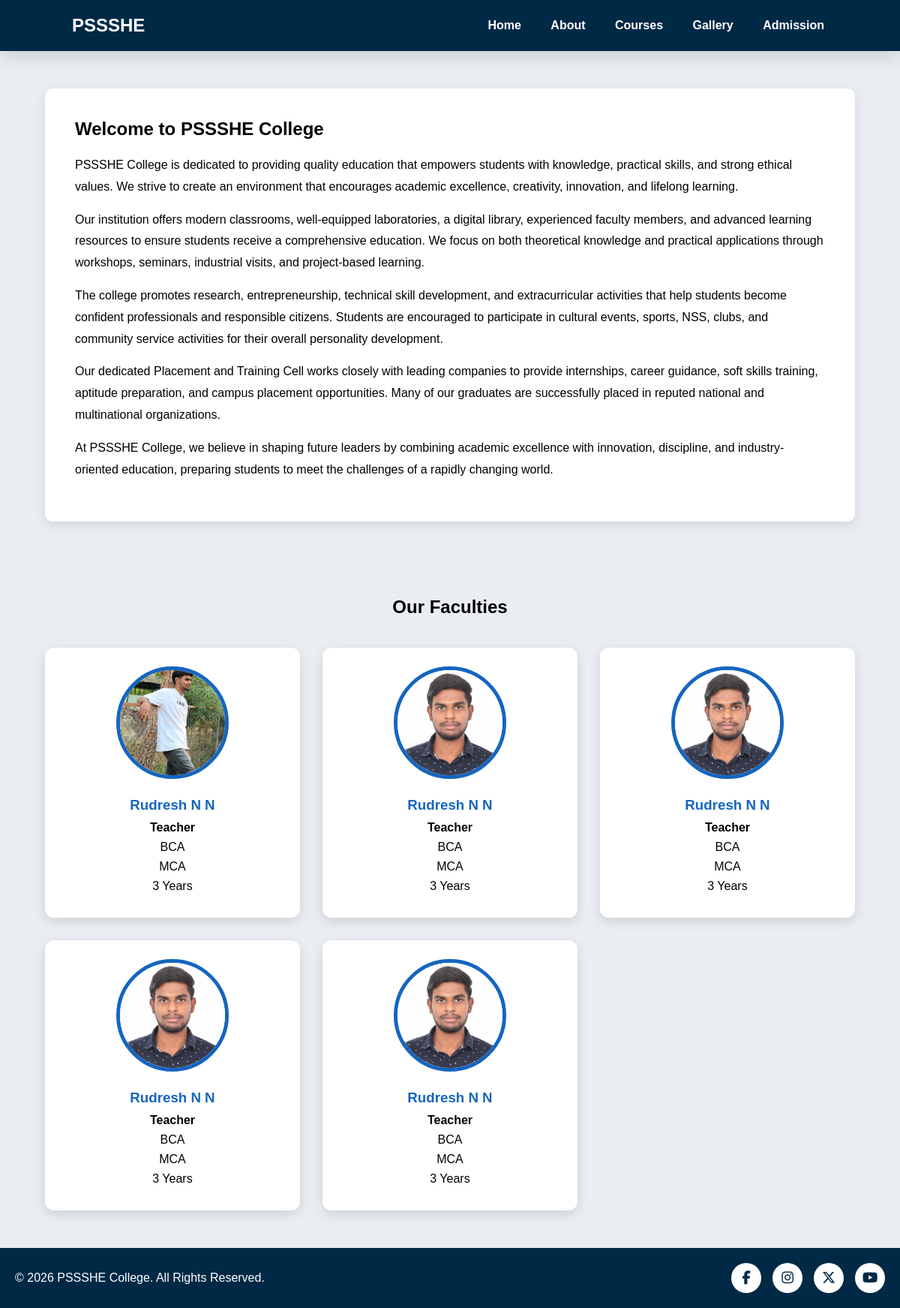
/about, run on the app's committed database.
### models.py (models this page shows)
class Faculty(db.Model):
    __tablename__ = "faculty"
    id = db.Column(db.Integer, primary_key=True)
    name = db.Column(db.String(100), nullable=False)
    designation = db.Column(db.String(100), nullable=False)
    qualification = db.Column(db.String(100), nullable=False)
    department = db.Column(db.String(100), nullable=False)
    experience = db.Column(db.String(50), nullable=False)
    image_path = db.Column(db.String(255), nullable=False)

### app.py (the view)
@app.route("/about")
def about():
    faculty_list = Faculty.query.order_by(Faculty.id.desc()).all()
    return render_template(
        "about.html",
        faculty_list=faculty_list
    )

### templates/about.html (shortened to what this page needs)
{% extends "base.html" %}
{% block content %}
<section class="container">
    <div class="about-box">
    <h2>Welcome to PSSSHE College</h2>
    <p>
        PSSSHE College is dedicated to providing quality education that empowers
        students with knowledge, practical skills, and strong ethical values.
        We strive to create an environment that encourages academic excellence,
        creativity, innovation, and lifelong learning.
    </p>
    <p>
        Our institution offers modern classrooms, well-equipped laboratories,
        a digital library, experienced faculty members, and advanced learning
        resources to ensure students receive a comprehensive education. We focus
        on both theoretical knowledge and practical applications through
        workshops, seminars, industrial visits, and project-based learning.
    </p>
    <p>
        The college promotes research, entrepreneurship, technical skill
        development, and extracurricular activities that help students become
        confident professionals and responsible citizens. Students are encouraged
        to participate in cultural events, sports, NSS, clubs, and community
        service activities for their overall personality development.
    </p>
    <p>
        Our dedicated Placement and Training Cell works closely with leading
        companies to provide internships, career guidance, soft skills training,
        aptitude preparation, and campus placement opportunities. Many of our
        graduates are successfully placed in reputed national and multinational
        organizations.
    </p>
    <p>
        At PSSSHE College, we believe in shaping future leaders by combining
        academic excellence with innovation, discipline, and industry-oriented
        education, preparing students to meet the challenges of a rapidly
        changing world.
    </p>
</div>
</section>
<section class="container">
    <h1 style="text-align:center;margin-bottom:40px;">
        Our Faculties
    </h1>
    <div class="faculty-grid">
        {% for faculty in faculty_list %}
        <div class="faculty-card">
            <img
            src="{{ url_for('static', filename=faculty.image_path) }}"
            alt="{{ faculty.name }}">
            <h3>{{ faculty.name }}</h3>
            <p><b>{{ faculty.designation }}</b></p>
            <p>{{ faculty.department }}</p>
            <p>{{ faculty.qualification }}</p>
            <p>{{ faculty.experience }}</p>
        </div>
        {% endfor %}
    </div>
</section>
{% endblock %}

### templates/base.html (shortened to what this page needs)
<!DOCTYPE html>
<html lang="en">
<head>
    <link rel="stylesheet" href="https://cdnjs.cloudflare.com/ajax/libs/font-awesome/6.7.2/css/all.min.css">
    <link rel="stylesheet" href="{{ url_for('static', filename='css/style.css') }}">
</head>
<body>
<header>
    <div class="logo">
        <h2>PSSSHE</h2>
    </div>
    <nav id="navbar">
        <a href="/">Home</a>
        <a href="/about">About</a>
        <a href="/courses">Courses</a>
        <a href="/gallery">Gallery</a>
        <a href="/contact">Admission</a>
    </nav>
</header>
<main>
{% block content %}
{% endblock %}
</main>
<footer>
    <div class="footer-content">
        <p>© 2026 PSSSHE College. All Rights Reserved.</p>
        <div class="social-icons">
            <a href="https://facebook.com" target="_blank" aria-label="Facebook">
                <i class="fab fa-facebook-f"></i>
            </a>
            <a href="https://instagram.com" target="_blank" aria-label="Instagram">
                <i class="fab fa-instagram"></i>
            </a>
            <a href="https://twitter.com" target="_blank" aria-label="Twitter">
                <i class="fab fa-x-twitter"></i>
            </a>
            <a href="https://youtube.com" target="_blank" aria-label="YouTube">
                <i class="fab fa-youtube"></i>
            </a>
        </div>
    </div>
</footer>
</body>
</html>

### static/css/style.css (style rules this page uses)
* { margin:0; padding:0; box-sizing:border-box; font-family:Arial, Helvetica, sans-serif; }
body { background:#eaedf1; }
header { display:flex; justify-content:space-between; align-items:center; padding:20px 8%; background:rgb(0, 41, 70); position: sticky; top:0; box-shadow: 0 8px 24px rgba(0, 0, 0, 0.12); z-index: 1000; }
.logo h2 { color:rgb(255, 255, 255); }
nav a { color:rgb(255, 255, 255); text-decoration:none; margin-left:25px; font-weight:bold; padding: 5px; }
footer { background:#002946; color:#fff; padding:20px; }
.footer-content { display:flex; justify-content:space-between; align-items:center; flex-wrap:wrap; gap:20px; }
.footer-content p { margin:0; }
.social-icons { display:flex; gap:15px; }
.social-icons a { width:40px; height:40px; border-radius:50%; background:#ffffff; color:#002946; display:flex; justify-content:center; align-items:center; text-decoration:none; font-size:18px; transition:.3s; }
.container { width:90%; max-width:1200px; margin:auto; padding:50px 0; }
.about-box { background:white; padding:40px; border-radius:10px; box-shadow:0 5px 15px rgba(0,0,0,.1); }
.about-box h2 { margin-bottom:20px; }
.about-box p { line-height:1.8; margin-bottom:15px; }
.faculty-grid { display:grid; grid-template-columns:repeat(auto-fit,minmax(250px,1fr)); gap:30px; }
.faculty-card { background:white; padding:25px; border-radius:12px; text-align:center; box-shadow:0 5px 15px rgba(0,0,0,.12); transition:.3s; }
.faculty-card img { width:150px; height:150px; border-radius:50%; object-fit:cover; margin-bottom:20px; border:5px solid #1565c0; }
.faculty-card h3 { color:#1565c0; margin-bottom:10px; }
.faculty-card p { margin-bottom:8px; }

### data on the page
Faculty: image_path (picture), name "Rudresh N N", designation "Teacher", department "BCA", qualification "MCA", experience "3 Years"
Faculty: image_path (picture), name "Rudresh N N", designation "Teacher", department "BCA", qualification "MCA", experience "3 Years"
Faculty: image_path (picture), name "Rudresh N N", designation "Teacher", department "BCA", qualification "MCA", experience "3 Years"
Faculty: image_path (picture), name "Rudresh N N", designation "Teacher", department "BCA", qualification "MCA", experience "3 Years"
Faculty: image_path (picture), name "Rudresh N N", designation "Teacher", department "BCA", qualification "MCA", experience "3 Years"
